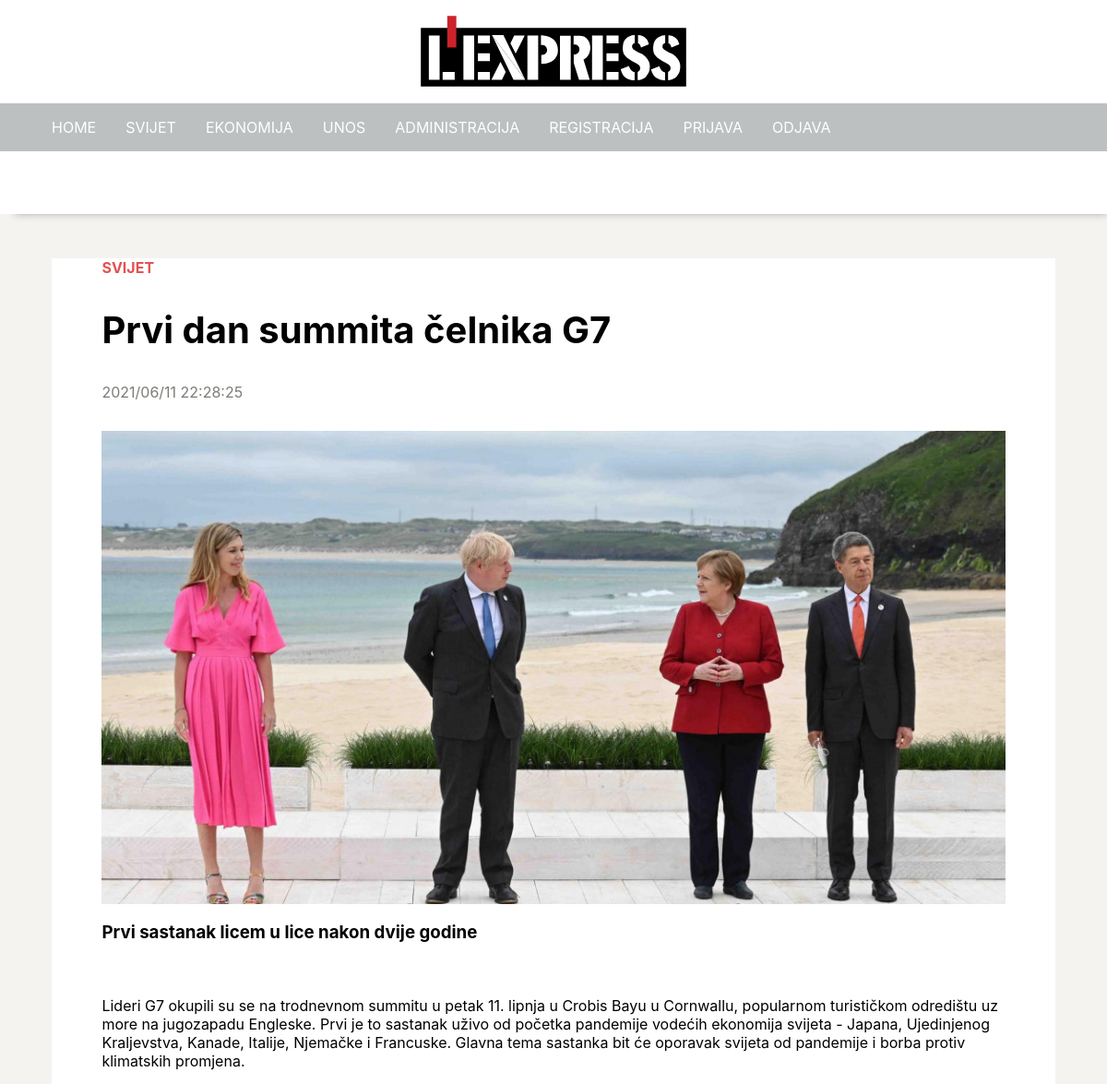
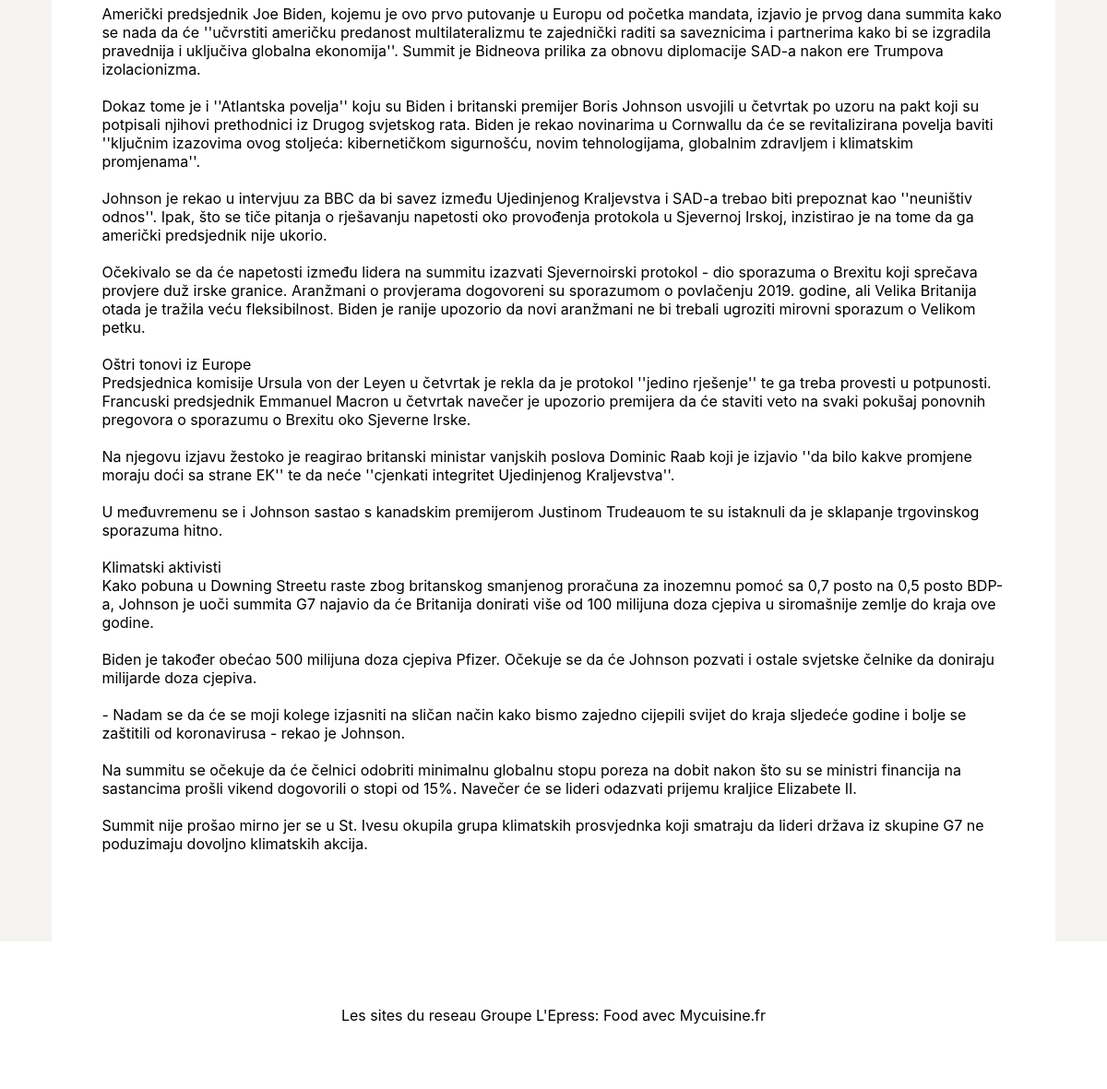
Page /pages/page/clanak.php?id=44 on the committed database (2 pictures, top to bottom).
### tables this page shows
CREATE TABLE `vijesti` (
  `id` int(11) NOT NULL,
  `datum` varchar(32) NOT NULL,
  `naslov` varchar(64) NOT NULL,
  `sazetak` text NOT NULL,
  `tekst` text NOT NULL,
  `slika` varchar(64) NOT NULL,
  `kategorija` varchar(64) NOT NULL,
  `arhiva` tinyint(1) NOT NULL
);

### pages/page/clanak.php (the view, shortened to what this page needs)
<?php
include '../../config/connect.php';
$query = "SELECT * FROM vijesti WHERE id = ?";
$id = intval($_GET['id']);
$stmt = $conn->prepare($query);
$stmt->bind_param("i", $id);
$stmt->execute();
$result = $stmt->get_result();
if(mysqli_num_rows($result) == 0) {
  $conn->close();
  header("Location: http://localhost/projekt/index.php");
} else {
  $vijesti = mysqli_fetch_array($result);
}
echo '<!DOCTYPE html>
<html lang="en">
<head>
  <link rel="stylesheet" href="../../css/header.css">
  <link rel="stylesheet" href="../../css/main.css">
  <link rel="stylesheet" href="../../css/footer.css">
  <link rel="stylesheet" href="../../css/navigation.css">
  <link rel="stylesheet" href="../../css/style.css">
  <link rel="stylesheet" href="./css/page.css">
</head>
<body>
  <div id="TheContainer">
    <header id="TheHeader"></header>
    <nav id="TheNavigation">
      <div id="navigation-container">
        <ul class="nav__list">
          <li class="nav__list__li">
            <a class="nav__list__li__a" href="/projekt/index.php">HOME</a>
          </li>
          <li class="nav__list__li">
            <a class="nav__list__li__a" href="/projekt/pages/listings/categories.php?kategorija=SVIJET">SVIJET</a>
          </li>
          <li class="nav__list__li">
            <a class="nav__list__li__a" href="/projekt/pages/listings/categories.php?kategorija=EKONOMIJA">EKONOMIJA</a>
          </li>
          <li class="nav__list__li">
            <a class="nav__list__li__a" href="/projekt/pages/input/unos.php">UNOS</a>
          </li>
          <li class="nav__list__li">
            <a class="nav__list__li__a" href="/projekt/pages/admin/administracija.php">ADMINISTRACIJA</a>
          </li>
          <li class="nav__list__li">
            <a class="nav__list__li__a" href="/projekt/pages/registracija/registracija.php">REGISTRACIJA</a>
          </li>
          <li class="nav__list__li">
            <a class="nav__list__li__a" href="/projekt/pages/prijava/prijava.php">PRIJAVA</a>
          </li>
          <li class="nav__list__li">
            <a class="nav__list__li__a" href="http://localhost/projekt/pages/odjava/odjava.php">ODJAVA</a>
          </li>
        </ul>
      </div>
    </nav>
    <main id="TheMain">
      <section class="TheSection">
        <header class="TheSection__header">
          <span class="TheSection__header__span-category">' . $vijesti['kategorija'] . '</span>
          <h1 class="TheSection__header__title">' . $vijesti['naslov'] . '</h1>
          <span class="TheSection__header__span-timestamp">' . $vijesti['datum'] . '</span>
        </header>
        <figure class="TheSection__figure">
          <img class="TheSection__figure__img" src="' . $vijesti['slika'] . '" alt="">
        </figure>
        <article class="TheSection__article">
          <h3>' . $vijesti['sazetak'] . '</h3>
          <p>
            <br>
            <br>
            ' . $vijesti['tekst'] . '
          </p>
        </article>
      </section>
    </main>
  </div>
  <footer id="TheFooter">
    <p>Les sites du reseau Groupe L\'Epress: Food avec Mycuisine.fr</p>
  </footer>
</body>
</html>'
?>

### css/header.css (style rules this page uses)
#TheHeader { background-image: url("/projekt/assets/images/l-express.svg"); background-repeat: no-repeat; background-position: center; background-size: 20rem; background-color: white; padding: 0; }
@media (min-width: 800px) { #TheHeader { height: 7rem; } }

### css/main.css (style rules this page uses)
#TheMain { margin: 0 auto; max-width: 68rem; }

### css/footer.css (style rules this page uses)
#TheFooter { height: 10rem; display: flex; padding: 0; align-items: center; justify-content: center; background-color: white; }
#TheFooter p { margin: 0 auto; max-width: 68rem; padding: 0; }

### css/navigation.css (style rules this page uses)
#TheNavigation { padding: 0rem 0rem 2.5rem 0rem; box-shadow: 0.5rem 0.5rem 0.5rem -0.5rem #aaaaaa; background-color: white; }
#navigation-container { background-color: rgb(188, 192, 192); padding: 0; }
.nav__list { margin: 0 auto; max-width: 70rem; list-style: none; padding: 0; }
.nav__list__li { display: flex; padding: 0; }
.nav__list__li__a { text-decoration: none; color: white; display: block; text-align: center; padding: 1rem; }
@media (min-width: 800px) { #TheNavigation { height: 5rem; } }
@media (min-width: 800px) { .nav__list { display: flex; } }

### css/style.css (style rules this page uses)
* { font-family: -apple-system, BlinkMacSystemFont, 'Segoe UI', Roboto, Oxygen, Ubuntu, Cantarell, 'Open Sans', 'Helvetica Neue', sans-serif; }
#TheContainer { margin: 0; padding: 0; }
body { margin: 0; padding: 0; background-color: rgb(245, 243, 240); }

### pages/page/css/page.css (style rules this page uses)
.TheSection { background-color: white; margin-top: 3rem; width: 100%; }
.TheSection__figure__img { display: block; padding: 0; margin: 0; width: 100%; }
.TheSection__figure { width: 90%; margin: 0 auto; }
.TheSection__header__span-category { color: rgb(226, 82, 82); font-weight: bold; }
.TheSection__header__span-timestamp { color: rgb(126, 124, 120); }
.TheSection__article { width: 90%; margin: 0 auto; padding-bottom: 5rem; }
.TheSection__header { margin: 0 auto; width: 90%; padding-bottom: 2rem; }
.TheSection__header__title { font-size: 2.5rem; }

### rows in the picture
vijesti: kategorija "SVIJET", naslov "Prvi dan summita čelnika G7", datum "2021/06/11 22:28:25", slika (picture), sazetak "Prvi sastanak licem u lice nakon dvije godine", tekst "Lideri G7 okupili su se na trodnevnom summitu u petak 11. lipnja u Crobis Bayu u Cornwallu, popularnom turističkom odredištu uz more na jugozapadu Engleske. Prvi je to sastanak uživo od početka pandemije vodećih ekonomija svijeta - Japana, Ujedinjenog Kraljevstva, Kanade, Italije, Njemačke i Francuske. Glavna tema sastanka bit će oporavak svijeta od pandemije i borba protiv klimatskih promjena. Američki predsjednik Joe Biden, kojemu je ovo prvo putovanje u Europu od početka mandata, izjavio je prvog dana summita kako se nada da će ''učvrstiti američku predanost multilateralizmu te zajednički raditi sa saveznicima i partnerima kako bi se izgradila pravednija i uključiva globalna ekonomija''.…"
